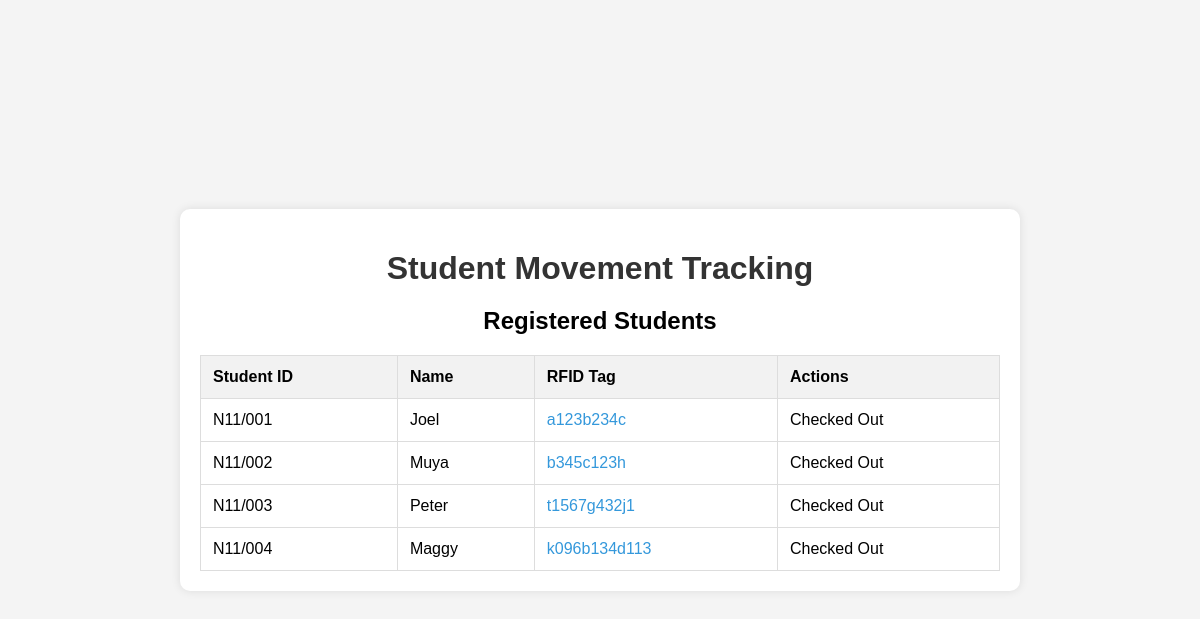
The page / on the database its author committed.
### stu_details/models.py (models this page shows)
class Student(models.Model):
    student_Id=models.CharField(max_length=20,unique=True)
    Name=models.CharField(max_length=100)
    rfid_Tag=models.CharField(max_length=100,unique=True)
    parent_Email=models.EmailField()

### stu_details/views.py (the view)
# urls.py: path('', views.students_dashboard, name='students_dashboard'),
def students_dashboard(request):
    students=Student.objects.all()
    for student in students:
       student.is_checked_in = Movement.objects.filter(
           student=student, check_out_time__isnull=True
       ).exists()
    return render(request, 'stu_details/index.html', {'students':students})

### stu_details/templates/stu_details/index.html (shortened to what this page needs)
{% load static %}
<!DOCTYPE html>
<html lang="en">
  <head>
    <link rel="stylesheet" href="{% static 'css/styles.css' %}" />
  </head>
  <body>
    <div class="container">
      <h1>Student Movement Tracking</h1>
      <div class="student-list">
        <h2>Registered Students</h2>
        <table>
          <thead>
            <tr>
              <th>Student ID</th>
              <th>Name</th>
              <th>RFID Tag</th>
              <th>Actions</th>
            </tr>
          </thead>
          <tbody>
            {% for student in students %}
            <tr id="student-{{ student.student_Id }}">
              <td>{{ student.student_Id }}</td>
              <td>{{ student.Name }}</td>
              <td><a href="">{{ student.rfid_Tag }}</a></td>
              <td id="status-{{ student.student_Id }}">
                {% if student.is_checked_in %}
                  Checked In
                {% else %}
                  Checked Out
                {% endif %}
              </td>
            </tr>
            {% endfor %}
          </tbody>
        </table>
      </div>
    </div>
  </body>
</html>

### stu_details/static/css/styles.css (style rules this page uses)
body { font-family: Arial, sans-serif; background-color: #f4f4f4; margin: 0; padding: 0; display: flex; justify-content: center; align-items: center; height: 100vh; }
.container { background-color: #fff; padding: 20px; border-radius: 10px; box-shadow: 0 0 10px rgba(0, 0, 0, 0.1); max-width: 800px; width: 100%; text-align: center; }
h1 { font-size: 2em; margin-bottom: 20px; color: #333; }
table { width: 100%; border-collapse: collapse; margin-top: 20px; }
table, th, td { border: 1px solid #ddd; }
th, td { padding: 12px; text-align: left; }
th { background-color: #f2f2f2; }
a { text-decoration: none; color: #3498db; }

### rows shown on the page
Student: student_Id "N11/001", Name "Joel", rfid_Tag "a123b234c", shows "Checked Out"
Student: student_Id "N11/002", Name "Muya", rfid_Tag "b345c123h", shows "Checked Out"
Student: student_Id "N11/003", Name "Peter", rfid_Tag "t1567g432j1", shows "Checked Out"
Student: student_Id "N11/004", Name "Maggy", rfid_Tag "k096b134d113", shows "Checked Out"
